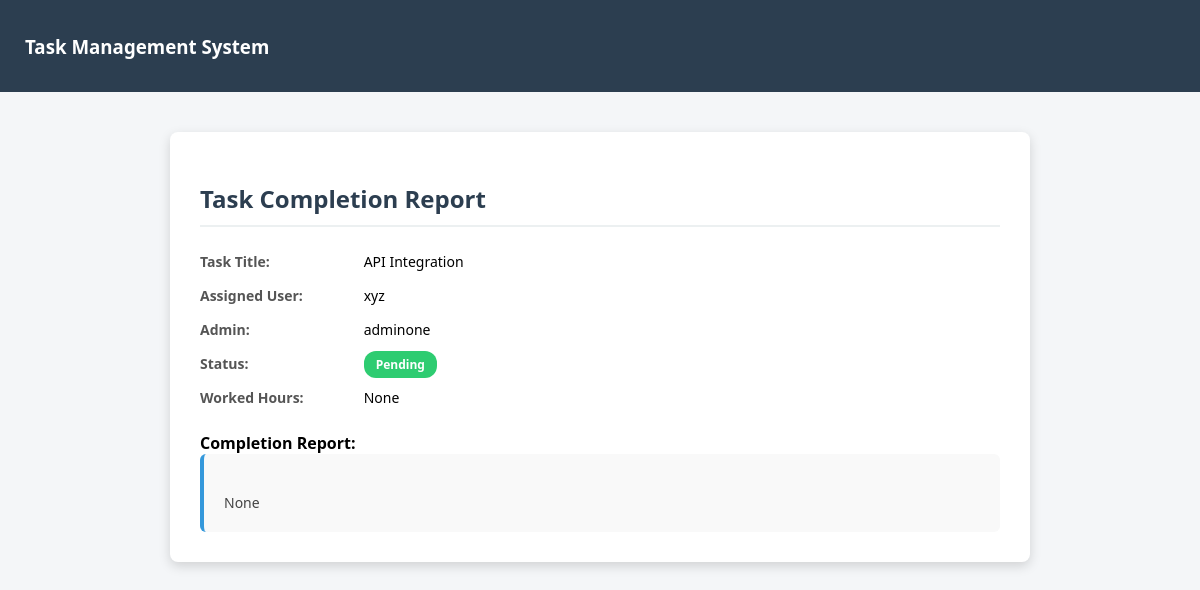
Screenshot of /task/task_reports/1/ (signed in) with the database file from the repository.
### taskapp/models.py (models this page shows)
class Task(models.Model):
    STATUS_CHOICES = (
       ('Pending', 'Pending'),
       ('In Progress', 'In Progress'),
       ('Completed', 'Completed'),
    )
    title = models.CharField(max_length=200)
    description = models.TextField()
    assigned_to = models.ForeignKey(
        User,
        on_delete=models.CASCADE,
        related_name='tasks'
    )
    created_by = models.ForeignKey(
        User,
        on_delete=models.CASCADE,
        related_name='created_tasks'
    )
    due_date = models.DateField()
    status = models.CharField(
        max_length=20,
        choices=STATUS_CHOICES,
        default='Pending'
    )
    worked_hours = models.PositiveIntegerField(null=True, blank=True)
    completion_report = models.TextField(null=True, blank=True)
    created_at = models.DateTimeField(auto_now_add=True)
    updated_at = models.DateTimeField(auto_now=True)

### authapp/models.py (models this page shows, shortened)
class User(AbstractUser):
    ROLE_CHOICES = (
        ('superadmin', 'Super Admin'),
        ('admin', 'Admin'),
        ('user', 'User'),
    )
    role = models.CharField(max_length=25,choices = ROLE_CHOICES,default='superadmin')
    assigned_admin = models.ForeignKey('self',
        on_delete=models.SET_NULL,
        null=True,
        blank=True,
        limit_choices_to={'role': 'admin'},
        related_name='assigned_users')

### taskapp/views.py (the view)
# urls.py: path('task_reports/<int:id>/', views.task_reports, name='task_reports'),
def task_reports(request, id):
    user = request.user
    task = get_object_or_404(Task, id=id)  # only completed tasks
    if user.role == 'admin':
        if task.assigned_to.assigned_admin != user:
            raise Http404("You are not authorized to view this task")
    return render(request, 'task_reports.html', {'task': task})

### taskapp/templates/task_reports.html (shortened to what this page needs)
<!DOCTYPE html>
<html lang="en">
<head>
</head>
<body>
<header>
    <h3>Task Management System</h3>
</header>
<div class="container">
    <h2>Task Completion Report</h2>
    <div class="row">
        <strong>Task Title:</strong> {{ task.title }}
    </div>
    <div class="row">
        <strong>Assigned User:</strong> {{ task.assigned_to.username }}
    </div>
    <div class="row">
        <strong>Admin:</strong>
        {% if task.assigned_to.assigned_admin %}
            {{ task.assigned_to.assigned_admin.username }}
        {% else %}
            -
        {% endif %}
    </div>
    <div class="row">
        <strong>Status:</strong>
        <span class="status">{{task.status}}</span>
    </div>
    <div class="row">
        <strong>Worked Hours:</strong> {{ task.worked_hours }}
    </div>
    <div class="report-section">
        <strong>Completion Report:</strong>
        <div class="report-box">
            {{ task.completion_report }}
        </div>
    </div>
</div>
</body>
</html>

### taskapp/templates/task_reports.html (style rules this page uses)
body { margin: 0; font-family: 'Segoe UI', Tahoma, Geneva, Verdana, sans-serif; background-color: #f4f6f8; }
header { background-color: #2c3e50; color: white; padding: 15px 25px; display: flex; justify-content: space-between; align-items: center; }
.container { max-width: 800px; margin: 40px auto; background: white; padding: 30px; border-radius: 8px; box-shadow: 0 4px 12px rgba(0,0,0,0.15); }
h2 { margin-bottom: 25px; color: #2c3e50; border-bottom: 2px solid #ecf0f1; padding-bottom: 10px; }
.row { margin-bottom: 15px; font-size: 14px; }
.row strong { display: inline-block; width: 160px; color: #555; }
.status { padding: 5px 12px; border-radius: 12px; font-size: 12px; font-weight: bold; background: #2ecc71; color: white; }
.report-section { margin-top: 25px; }
.report-box { background: #f9f9f9; padding: 20px; border-radius: 6px; border-left: 4px solid #3498db; font-size: 14px; color: #444; white-space: pre-line; }

### rows the page displays
Task: title "API Integration", assigned_to.username "xyz", assigned_to.assigned_admin.username "adminone", status "Pending", worked_hours "None", completion_report "None"
